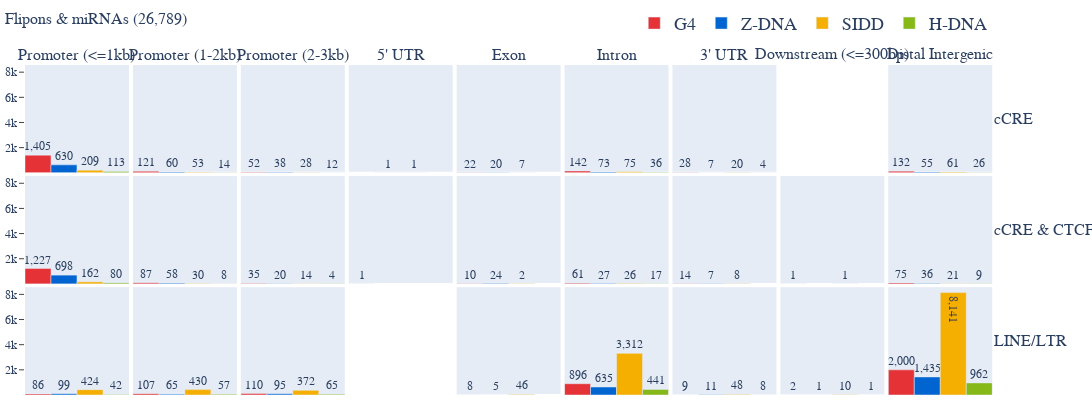

The notebook cell this image was saved under:
### Code cell
data_mirna = get_plotly_data(F_FLIPON_TO_DATA_MIRNA)
plot_matrix(
    groups,
    annotations,
    feature_groups,
    plotly_data=data_mirna,
    title=f"Flipons & miRNAs ({data_mirna['count'].sum():,d})",
    height=400,
    fig_title="Figure.draft.1d.png",
)

### Figure 1 — Plotly figure (JSON) as saved in the notebook; plotly's stock layout.template omitted (floating-point values rounded to 4 significant figures)
{"data": [{"marker": {"color": "#e53237"}, "name": "G4", "showlegend": true, "textposition": "outside", "texttemplate": "%{y:,d}", "type": "bar", "width": 1, "x": ["G4"], "xaxis": "x", "y": [1405], "yaxis": "y"}, {"marker": {"color": "#0064d1"}, "name": "Z-DNA", "showlegend": true, "textposition": "outside", "texttemplate": "%{y:,d}", "type": "bar", "width": 1, "x": ["Z-DNA"], "xaxis": "x", "y": [630], "yaxis": "y"}, {"marker": {"color": "#f5af01"}, "name": "SIDD", "showlegend": true, "textposition": "outside", "texttemplate": "%{y:,d}", "type": "bar", "width": 1, "x": ["SIDD"], "xaxis": "x", "y": [209], "yaxis": "y"}, {"marker": {"color": "#86b818"}, "name": "H-DNA", "showlegend": true, "textposition": "outside", "texttemplate": "%{y:,d}", "type": "bar", "width": 1, "x": ["H-DNA"], "xaxis": "x", "y": [113], "yaxis": "y"}, {"marker": {"color": "#e53237"}, "name": "G4", "showlegend": false, "textposition": "outside", "texttemplate": "%{y:,d}", "type": "bar", "width": 1, "x": ["G4"], "xaxis": "x2", "y": [121], "yaxis": "y2"}, {"marker": {"color": "#0064d1"}, "name": "Z-DNA", "showlegend": false, "textposition": "outside", "texttemplate": "%{y:,d}", "type": "bar", "width": 1, "x": ["Z-DNA"], "xaxis": "x2", "y": [60], "yaxis": "y2"}, {"marker": {"color": "#f5af01"}, "name": "SIDD", "showlegend": false, "textposition": "outside", "texttemplate": "%{y:,d}", "type": "bar", "width": 1, "x": ["SIDD"], "xaxis": "x2", "y": [53], "yaxis": "y2"}, {"marker": {"color": "#86b818"}, "name": "H-DNA", "showlegend": false, "textposition": "outside", "texttemplate": "%{y:,d}", "type": "bar", "width": 1, "x": ["H-DNA"], "xaxis": "x2", "y": [14], "yaxis": "y2"}, {"marker": {"color": "#e53237"}, "name": "G4", "showlegend": false, "textposition": "outside", "texttemplate": "%{y:,d}", "type": "bar", "width": 1, "x": ["G4"], "xaxis": "x3", "y": [52], "yaxis": "y3"}, {"marker": {"color": "#0064d1"}, "name": "Z-DNA", "showlegend": false, "textposition": "outside", "texttemplate": "%{y:,d}", "type": "bar", "width": 1, "x": ["Z-DNA"], "xaxis": "x3", "y": [38], "yaxis": "y3"}, {"marker": {"color": "#f5af01"}, "name": "SIDD", "showlegend": false, "textposition": "outside", "texttemplate": "%{y:,d}", "type": "bar", "width": 1, "x": ["SIDD"], "xaxis": "x3", "y": [28], "yaxis": "y3"}, {"marker": {"color": "#86b818"}, "name": "H-DNA", "showlegend": false, "textposition": "outside", "texttemplate": "%{y:,d}", "type": "bar", "width": 1, "x": ["H-DNA"], "xaxis": "x3", "y": [12], "yaxis": "y3"}, {"marker": {"color": "#0064d1"}, "name": "Z-DNA", "showlegend": false, "textposition": "outside", "texttemplate": "%{y:,d}", "type": "bar", "width": 1, "x": ["Z-DNA"], "xaxis": "x4", "y": [1], "yaxis": "y4"}, {"marker": {"color": "#f5af01"}, "name": "SIDD", "showlegend": false, "textposition": "outside", "texttemplate": "%{y:,d}", "type": "bar", "width": 1, "x": ["SIDD"], "xaxis": "x4", "y": [1], "yaxis": "y4"}, {"marker": {"color": "#e53237"}, "name": "G4", "showlegend": false, "textposition": "outside", "texttemplate": "%{y:,d}", "type": "bar", "width": 1, "x": ["G4"], "xaxis": "x5", "y": [22], "yaxis": "y5"}, {"marker": {"color": "#0064d1"}, "name": "Z-DNA", "showlegend": false, "textposition": "outside", "texttemplate": "%{y:,d}", "type": "bar", "width": 1, "x": ["Z-DNA"], "xaxis": "x5", "y": [20], "yaxis": "y5"}, {"marker": {"color": "#f5af01"}, "name": "SIDD", "showlegend": false, "textposition": "outside", "texttemplate": "%{y:,d}", "type": "bar", "width": 1, "x": ["SIDD"], "xaxis": "x5", "y": [7], "yaxis": "y5"}, {"marker": {"color": "#e53237"}, "name": "G4", "showlegend": false, "textposition": "outside", "texttemplate": "%{y:,d}", "type": "bar", "width": 1, "x": ["G4"], "xaxis": "x6", "y": [142], "yaxis": "y6"}, {"marker": {"color": "#0064d1"}, "name": "Z-DNA", "showlegend": false, "textposition": "outside", "texttemplate": "%{y:,d}", "type": "bar", "width": 1, "x": ["Z-DNA"], "xaxis": "x6", "y": [73], "yaxis": "y6"}, {"marker": {"color": "#f5af01"}, "name": "SIDD", "showlegend": false, "textposition": "outside", "texttemplate": "%{y:,d}", "type": "bar", "width": 1, "x": ["SIDD"], "xaxis": "x6", "y": [75], "yaxis": "y6"}, {"marker": {"color": "#86b818"}, "name": "H-DNA", "showlegend": false, "textposition": "outside", "texttemplate": "%{y:,d}", "type": "bar", "width": 1, "x": ["H-DNA"], "xaxis": "x6", "y": [36], "yaxis": "y6"}, {"marker": {"color": "#e53237"}, "name": "G4", "showlegend": false, "textposition": "outside", "texttemplate": "%{y:,d}", "type": "bar", "width": 1, "x": ["G4"], "xaxis": "x7", "y": [28], "yaxis": "y7"}, {"marker": {"color": "#0064d1"}, "name": "Z-DNA", "showlegend": false, "textposition": "outside", "texttemplate": "%{y:,d}", "type": "bar", "width": 1, "x": ["Z-DNA"], "xaxis": "x7", "y": [7], "yaxis": "y7"}, {"marker": {"color": "#f5af01"}, "name": "SIDD", "showlegend": false, "textposition": "outside", "texttemplate": "%{y:,d}", "type": "bar", "width": 1, "x": ["SIDD"], "xaxis": "x7", "y": [20], "yaxis": "y7"}, {"marker": {"color": "#86b818"}, "name": "H-DNA", "showlegend": false, "textposition": "outside", "texttemplate": "%{y:,d}", "type": "bar", "width": 1, "x": ["H-DNA"], "xaxis": "x7", "y": [4], "yaxis": "y7"}, {"marker": {"color": "#e53237"}, "name": "G4", "showlegend": false, "textposition": "outside", "texttemplate": "%{y:,d}", "type": "bar", "width": 1, "x": ["G4"], "xaxis": "x9", "y": [132], "yaxis": "y9"}, {"marker": {"color": "#0064d1"}, "name": "Z-DNA", "showlegend": false, "textposition": "outside", "texttemplate": "%{y:,d}", "type": "bar", "width": 1, "x": ["Z-DNA"], "xaxis": "x9", "y": [55], "yaxis": "y9"}, {"marker": {"color": "#f5af01"}, "name": "SIDD", "showlegend": false, "textposition": "outside", "texttemplate": "%{y:,d}", "type": "bar", "width": 1, "x": ["SIDD"], "xaxis": "x9", "y": [61], "yaxis": "y9"}, {"marker": {"color": "#86b818"}, "name": "H-DNA", "showlegend": false, "textposition": "outside", "texttemplate": "%{y:,d}", "type": "bar", "width": 1, "x": ["H-DNA"], "xaxis": "x9", "y": [26], "yaxis": "y9"}, {"marker": {"color": "#e53237"}, "name": "G4", "showlegend": false, "textposition": "outside", "texttemplate": "%{y:,d}", "type": "bar", "width": 1, "x": ["G4"], "xaxis": "x10", "y": [1227], "yaxis": "y10"}, {"marker": {"color": "#0064d1"}, "name": "Z-DNA", "showlegend": false, "textposition": "outside", "texttemplate": "%{y:,d}", "type": "bar", "width": 1, "x": ["Z-DNA"], "xaxis": "x10", "y": [698], "yaxis": "y10"}, {"marker": {"color": "#f5af01"}, "name": "SIDD", "showlegend": false, "textposition": "outside", "texttemplate": "%{y:,d}", "type": "bar", "width": 1, "x": ["SIDD"], "xaxis": "x10", "y": [162], "yaxis": "y10"}, {"marker": {"color": "#86b818"}, "name": "H-DNA", "showlegend": false, "textposition": "outside", "texttemplate": "%{y:,d}", "type": "bar", "width": 1, "x": ["H-DNA"], "xaxis": "x10", "y": [80], "yaxis": "y10"}, {"marker": {"color": "#e53237"}, "name": "G4", "showlegend": false, "textposition": "outside", "texttemplate": "%{y:,d}", "type": "bar", "width": 1, "x": ["G4"], "xaxis": "x11", "y": [87], "yaxis": "y11"}, {"marker": {"color": "#0064d1"}, "name": "Z-DNA", "showlegend": false, "textposition": "outside", "texttemplate": "%{y:,d}", "type": "bar", "width": 1, "x": ["Z-DNA"], "xaxis": "x11", "y": [58], "yaxis": "y11"}, {"marker": {"color": "#f5af01"}, "name": "SIDD", "showlegend": false, "textposition": "outside", "texttemplate": "%{y:,d}", "type": "bar", "width": 1, "x": ["SIDD"], "xaxis": "x11", "y": [30], "yaxis": "y11"}, {"marker": {"color": "#86b818"}, "name": "H-DNA", "showlegend": false, "textposition": "outside", "texttemplate": "%{y:,d}", "type": "bar", "width": 1, "x": ["H-DNA"], "xaxis": "x11", "y": [8], "yaxis": "y11"}, {"marker": {"color": "#e53237"}, "name": "G4", "showlegend": false, "textposition": "outside", "texttemplate": "%{y:,d}", "type": "bar", "width": 1, "x": ["G4"], "xaxis": "x12", "y": [35], "yaxis": "y12"}, {"marker": {"color": "#0064d1"}, "name": "Z-DNA", "showlegend": false, "textposition": "outside", "texttemplate": "%{y:,d}", "type": "bar", "width": 1, "x": ["Z-DNA"], "xaxis": "x12", "y": [20], "yaxis": "y12"}, {"marker": {"color": "#f5af01"}, "name": "SIDD", "showlegend": false, "textposition": "outside", "texttemplate": "%{y:,d}", "type": "bar", "width": 1, "x": ["SIDD"], "xaxis": "x12", "y": [14], "yaxis": "y12"}, {"marker": {"color": "#86b818"}, "name": "H-DNA", "showlegend": false, "textposition": "outside", "texttemplate": "%{y:,d}", "type": "bar", "width": 1, "x": ["H-DNA"], "xaxis": "x12", "y": [4], "yaxis": "y12"}, {"marker": {"color": "#e53237"}, "name": "G4", "showlegend": false, "textposition": "outside", "texttemplate": "%{y:,d}", "type": "bar", "width": 1, "x": ["G4"], "xaxis": "x13", "y": [1], "yaxis": "y13"}, {"marker": {"color": "#e53237"}, "name": "G4", "showlegend": false, "textposition": "outside", "texttemplate": "%{y:,d}", "type": "bar", "width": 1, "x": ["G4"], "xaxis": "x14", "y": [10], "yaxis": "y14"}, {"marker": {"color": "#0064d1"}, "name": "Z-DNA", "showlegend": false, "textposition": "outside", "texttemplate": "%{y:,d}", "type": "bar", "width": 1, "x": ["Z-DNA"], "xaxis": "x14", "y": [24], "yaxis": "y14"}, {"marker": {"color": "#f5af01"}, "name": "SIDD", "showlegend": false, "textposition": "outside", "texttemplate": "%{y:,d}", "type": "bar", "width": 1, "x": ["SIDD"], "xaxis": "x14", "y": [2], "yaxis": "y14"}, {"marker": {"color": "#e53237"}, "name": "G4", "showlegend": false, "textposition": "outside", "texttemplate": "%{y:,d}", "type": "bar", "width": 1, "x": ["G4"], "xaxis": "x15", "y": [61], "yaxis": "y15"}, {"marker": {"color": "#0064d1"}, "name": "Z-DNA", "showlegend": false, "textposition": "outside", "texttemplate": "%{y:,d}", "type": "bar", "width": 1, "x": ["Z-DNA"], "xaxis": "x15", "y": [27], "yaxis": "y15"}, {"marker": {"color": "#f5af01"}, "name": "SIDD", "showlegend": false, "textposition": "outside", "texttemplate": "%{y:,d}", "type": "bar", "width": 1, "x": ["SIDD"], "xaxis": "x15", "y": [26], "yaxis": "y15"}, {"marker": {"color": "#86b818"}, "name": "H-DNA", "showlegend": false, "textposition": "outside", "texttemplate": "%{y:,d}", "type": "bar", "width": 1, "x": ["H-DNA"], "xaxis": "x15", "y": [17], "yaxis": "y15"}, {"marker": {"color": "#e53237"}, "name": "G4", "showlegend": false, "textposition": "outside", "texttemplate": "%{y:,d}", "type": "bar", "width": 1, "x": ["G4"], "xaxis": "x16", "y": [14], "yaxis": "y16"}, {"marker": {"color": "#0064d1"}, "name": "Z-DNA", "showlegend": false, "textposition": "outside", "texttemplate": "%{y:,d}", "type": "bar", "width": 1, "x": ["Z-DNA"], "xaxis": "x16", "y": [7], "yaxis": "y16"}, {"marker": {"color": "#f5af01"}, "name": "SIDD", "showlegend": false, "textposition": "outside", "texttemplate": "%{y:,d}", "type": "bar", "width": 1, "x": ["SIDD"], "xaxis": "x16", "y": [8], "yaxis": "y16"}, {"marker": {"color": "#e53237"}, "name": "G4", "showlegend": false, "textposition": "outside", "texttemplate": "%{y:,d}", "type": "bar", "width": 1, "x": ["G4"], "xaxis": "x17", "y": [1], "yaxis": "y17"}, {"marker": {"color": "#f5af01"}, "name": "SIDD", "showlegend": false, "textposition": "outside", "texttemplate": "%{y:,d}", "type": "bar", "width": 1, "x": ["SIDD"], "xaxis": "x17", "y": [1], "yaxis": "y17"}, {"marker": {"color": "#e53237"}, "name": "G4", "showlegend": false, "textposition": "outside", "texttemplate": "%{y:,d}", "type": "bar", "width": 1, "x": ["G4"], "xaxis": "x18", "y": [75], "yaxis": "y18"}, {"marker": {"color": "#0064d1"}, "name": "Z-DNA", "showlegend": false, "textposition": "outside", "texttemplate": "%{y:,d}", "type": "bar", "width": 1, "x": ["Z-DNA"], "xaxis": "x18", "y": [36], "yaxis": "y18"}, {"marker": {"color": "#f5af01"}, "name": "SIDD", "showlegend": false, "textposition": "outside", "texttemplate": "%{y:,d}", "type": "bar", "width": 1, "x": ["SIDD"], "xaxis": "x18", "y": [21], "yaxis": "y18"}, {"marker": {"color": "#86b818"}, "name": "H-DNA", "showlegend": false, "textposition": "outside", "texttemplate": "%{y:,d}", "type": "bar", "width": 1, "x": ["H-DNA"], "xaxis": "x18", "y": [9], "yaxis": "y18"}, {"marker": {"color": "#e53237"}, "name": "G4", "showlegend": false, "textposition": "outside", "texttemplate": "%{y:,d}", "type": "bar", "width": 1, "x": ["G4"], "xaxis": "x19", "y": [86], "yaxis": "y19"}, {"marker": {"color": "#0064d1"}, "name": "Z-DNA", "showlegend": false, "textposition": "outside", "texttemplate": "%{y:,d}", "type": "bar", "width": 1, "x": ["Z-DNA"], "xaxis": "x19", "y": [99], "yaxis": "y19"}, {"marker": {"color": "#f5af01"}, "name": "SIDD", "showlegend": false, "textposition": "outside", "texttemplate": "%{y:,d}", "type": "bar", "width": 1, "x": ["SIDD"], "xaxis": "x19", "y": [424], "yaxis": "y19"}, {"marker": {"color": "#86b818"}, "name": "H-DNA", "showlegend": false, "textposition": "outside", "texttemplate": "%{y:,d}", "type": "bar", "width": 1, "x": ["H-DNA"], "xaxis": "x19", "y": [42], "yaxis": "y19"}, {"marker": {"color": "#e53237"}, "name": "G4", "showlegend": false, "textposition": "outside", "texttemplate": "%{y:,d}", "type": "bar", "width": 1, "x": ["G4"], "xaxis": "x20", "y": [107], "yaxis": "y20"}, {"marker": {"color": "#0064d1"}, "name": "Z-DNA", "showlegend": false, "textposition": "outside", "texttemplate": "%{y:,d}", "type": "bar", "width": 1, "x": ["Z-DNA"], "xaxis": "x20", "y": [65], "yaxis": "y20"}, {"marker": {"color": "#f5af01"}, "name": "SIDD", "showlegend": false, "textposition": "outside", "texttemplate": "%{y:,d}", "type": "bar", "width": 1, "x": ["SIDD"], "xaxis": "x20", "y": [430], "yaxis": "y20"}, {"marker": {"color": "#86b818"}, "name": "H-DNA", "showlegend": false, "textposition": "outside", "texttemplate": "%{y:,d}", "type": "bar", "width": 1, "x": ["H-DNA"], "xaxis": "x20", "y": [57], "yaxis": "y20"}, {"marker": {"color": "#e53237"}, "name": "G4", "showlegend": false, "textposition": "outside", "texttemplate": "%{y:,d}", "type": "bar", "width": 1, "x": ["G4"], "xaxis": "x21", "y": [110], "yaxis": "y21"}, {"marker": {"color": "#0064d1"}, "name": "Z-DNA", "showlegend": false, "textposition": "outside", "texttemplate": "%{y:,d}", "type": "bar", "width": 1, "x": ["Z-DNA"], "xaxis": "x21", "y": [95], "yaxis": "y21"}, {"marker": {"color": "#f5af01"}, "name": "SIDD", "showlegend": false, "textposition": "outside", "texttemplate": "%{y:,d}", "type": "bar", "width": 1, "x": ["SIDD"], "xaxis": "x21", "y": [372], "yaxis": "y21"}, {"marker": {"color": "#86b818"}, "name": "H-DNA", "showlegend": false, "textposition": "outside", "texttemplate": "%{y:,d}", "type": "bar", "width": 1, "x": ["H-DNA"], "xaxis": "x21", "y": [65], "yaxis": "y21"}, {"marker": {"color": "#e53237"}, "name": "G4", "showlegend": false, "textposition": "outside", "texttemplate": "%{y:,d}", "type": "bar", "width": 1, "x": ["G4"], "xaxis": "x23", "y": [8], "yaxis": "y23"}, {"marker": {"color": "#0064d1"}, "name": "Z-DNA", "showlegend": false, "textposition": "outside", "texttemplate": "%{y:,d}", "type": "bar", "width": 1, "x": ["Z-DNA"], "xaxis": "x23", "y": [5], "yaxis": "y23"}, {"marker": {"color": "#f5af01"}, "name": "SIDD", "showlegend": false, "textposition": "outside", "texttemplate": "%{y:,d}", "type": "bar", "width": 1, "x": ["SIDD"], "xaxis": "x23", "y": [46], "yaxis": "y23"}, {"marker": {"color": "#e53237"}, "name": "G4", "showlegend": false, "textposition": "outside", "texttemplate": "%{y:,d}", "type": "bar", "width": 1, "x": ["G4"], "xaxis": "x24", "y": [896], "yaxis": "y24"}, {"marker": {"color": "#0064d1"}, "name": "Z-DNA", "showlegend": false, "textposition": "outside", "texttemplate": "%{y:,d}", "type": "bar", "width": 1, "x": ["Z-DNA"], "xaxis": "x24", "y": [635], "yaxis": "y24"}, {"marker": {"color": "#f5af01"}, "name": "SIDD", "showlegend": false, "textposition": "outside", "texttemplate": "%{y:,d}", "type": "bar", "width": 1, "x": ["SIDD"], "xaxis": "x24", "y": [3312], "yaxis": "y24"}, {"marker": {"color": "#86b818"}, "name": "H-DNA", "showlegend": false, "textposition": "outside", "texttemplate": "%{y:,d}", "type": "bar", "width": 1, "x": ["H-DNA"], "xaxis": "x24", "y": [441], "yaxis": "y24"}, {"marker": {"color": "#e53237"}, "name": "G4", "showlegend": false, "textposition": "outside", "texttemplate": "%{y:,d}", "type": "bar", "width": 1, "x": ["G4"], "xaxis": "x25", "y": [9], "yaxis": "y25"}, {"marker": {"color": "#0064d1"}, "name": "Z-DNA", "showlegend": false, "textposition": "outside", "texttemplate": "%{y:,d}", "type": "bar", "width": 1, "x": ["Z-DNA"], "xaxis": "x25", "y": [11], "yaxis": "y25"}, {"marker": {"color": "#f5af01"}, "name": "SIDD", "showlegend": false, "textposition": "outside", "texttemplate": "%{y:,d}", "type": "bar", "width": 1, "x": ["SIDD"], "xaxis": "x25", "y": [48], "yaxis": "y25"}, {"marker": {"color": "#86b818"}, "name": "H-DNA", "showlegend": false, "textposition": "outside", "texttemplate": "%{y:,d}", "type": "bar", "width": 1, "x": ["H-DNA"], "xaxis": "x25", "y": [8], "yaxis": "y25"}, {"marker": {"color": "#e53237"}, "name": "G4", "showlegend": false, "textposition": "outside", "texttemplate": "%{y:,d}", "type": "bar", "width": 1, "x": ["G4"], "xaxis": "x26", "y": [2], "yaxis": "y26"}, {"marker": {"color": "#0064d1"}, "name": "Z-DNA", "showlegend": false, "textposition": "outside", "texttemplate": "%{y:,d}", "type": "bar", "width": 1, "x": ["Z-DNA"], "xaxis": "x26", "y": [1], "yaxis": "y26"}, {"marker": {"color": "#f5af01"}, "name": "SIDD", "showlegend": false, "textposition": "outside", "texttemplate": "%{y:,d}", "type": "bar", "width": 1, "x": ["SIDD"], "xaxis": "x26", "y": [10], "yaxis": "y26"}, {"marker": {"color": "#86b818"}, "name": "H-DNA", "showlegend": false, "textposition": "outside", "texttemplate": "%{y:,d}", "type": "bar", "width": 1, "x": ["H-DNA"], "xaxis": "x26", "y": [1], "yaxis": "y26"}, {"marker": {"color": "#e53237"}, "name": "G4", "showlegend": false, "textposition": "outside", "texttemplate": "%{y:,d}", "type": "bar", "width": 1, "x": ["G4"], "xaxis": "x27", "y": [2000], "yaxis": "y27"}, {"marker": {"color": "#0064d1"}, "name": "Z-DNA", "showlegend": false, "textposition": "outside", "texttemplate": "%{y:,d}", "type": "bar", "width": 1, "x": ["Z-DNA"], "xaxis": "x27", "y": [1435], "yaxis": "y27"}, {"marker": {"color": "#f5af01"}, "name": "SIDD", "showlegend": false, "textposition": "inside", "texttemplate": "%{y:,d}", "type": "bar", "width": 1, "x": ["SIDD"], "xaxis": "x27", "y": [8141], "yaxis": "y27"}, {"marker": {"color": "#86b818"}, "name": "H-DNA", "showlegend": false, "textposition": "outside", "texttemplate": "%{y:,d}", "type": "bar", "width": 1, "x": ["H-DNA"], "xaxis": "x27", "y": [962], "yaxis": "y27"}], "layout": {"annotations": [{"align": "left", "font": {"size": 16}, "showarrow": false, "text": "Promoter (<=1kb)", "textangle": 0, "x": 0.05267, "xanchor": "center", "xref": "paper", "y": 1, "yanchor": "bottom", "yref": "paper"}, {"align": "left", "font": {"size": 16}, "showarrow": false, "text": "Promoter (1-2kb)", "textangle": 0, "x": 0.162, "xanchor": "center", "xref": "paper", "y": 1, "yanchor": "bottom", "yref": "paper"}, {"align": "left", "font": {"size": 16}, "showarrow": false, "text": "Promoter (2-3kb)", "textangle": 0, "x": 0.2713, "xanchor": "center", "xref": "paper", "y": 1, "yanchor": "bottom", "yref": "paper"}, {"align": "left", "font": {"size": 16}, "showarrow": false, "text": "5' UTR", "textangle": 0, "x": 0.3807, "xanchor": "center", "xref": "paper", "y": 1, "yanchor": "bottom", "yref": "paper"}, {"align": "left", "font": {"size": 16}, "showarrow": false, "text": "Exon", "textangle": 0, "x": 0.49, "xanchor": "center", "xref": "paper", "y": 1, "yanchor": "bottom", "yref": "paper"}, {"align": "left", "font": {"size": 16}, "showarrow": false, "text": "Intron", "textangle": 0, "x": 0.5993, "xanchor": "center", "xref": "paper", "y": 1, "yanchor": "bottom", "yref": "paper"}, {"align": "left", "font": {"size": 16}, "showarrow": false, "text": "3' UTR", "textangle": 0, "x": 0.7087, "xanchor": "center", "xref": "paper", "y": 1, "yanchor": "bottom", "yref": "paper"}, {"align": "left", "font": {"size": 16}, "showarrow": false, "text": "Downstream (<=300bp)", "textangle": 0, "x": 0.818, "xanchor": "center", "xref": "paper", "y": 1, "yanchor": "bottom", "yref": "paper"}, {"align": "left", "font": {"size": 16}, "showarrow": false, "text": "Distal Intergenic", "textangle": 0, "x": 0.9273, "xanchor": "center", "xref": "paper", "y": 1, "yanchor": "bottom", "yref": "paper"}, {"align": "left", "font": {"size": 16}, "showarrow": false, "text": "cCRE", "textangle": 0, "x": 0.98, "xanchor": "left", "xref": "paper", "y": 0.8367, "yanchor": "middle", "yref": "paper"}, {"align": "left", "font": {"size": 16}, "showarrow": false, "text": "cCRE & CTCF", "textangle": 0, "x": 0.98, "xanchor": "left", "xref": "paper", "y": 0.5, "yanchor": "middle", "yref": "paper"}, {"align": "left", "font": {"size": 16}, "showarrow": false, "text": "LINE/LTR", "textangle": 0, "x": 0.98, "xanchor": "left", "xref": "paper", "y": 0.1633, "yanchor": "middle", "yref": "paper"}], "font": {"family": "monospace", "size": 12}, "height": 400, "legend": {"font": {"size": 18}, "orientation": "h", "x": 0.98, "xanchor": "right", "y": 1.07, "yanchor": "bottom"}, "margin": {"b": 5, "l": 5, "r": 80, "t": 55}, "title": {"text": "<span style='font-size: 16px;'>Flipons & miRNAs (26,789)</span>", "x": 0.005, "y": 0.97}, "uniformtext": {"minsize": 12}, "width": 1800, "xaxis": {"anchor": "y", "domain": [0, 0.1053], "matches": "x19", "showticklabels": false, "type": "category", "visible": false}, "xaxis10": {"anchor": "y10", "domain": [0, 0.1053], "matches": "x19", "showticklabels": false, "type": "category", "visible": false}, "xaxis11": {"anchor": "y11", "domain": [0.1093, 0.2147], "matches": "x19", "showticklabels": false, "type": "category", "visible": false}, "xaxis12": {"anchor": "y12", "domain": [0.2187, 0.324], "matches": "x19", "showticklabels": false, "type": "category", "visible": false}, "xaxis13": {"anchor": "y13", "domain": [0.328, 0.4333], "matches": "x19", "showticklabels": false, "type": "category", "visible": false}, "xaxis14": {"anchor": "y14", "domain": [0.4373, 0.5427], "matches": "x19", "showticklabels": false, "type": "category", "visible": false}, "xaxis15": {"anchor": "y15", "domain": [0.5467, 0.652], "matches": "x19", "showticklabels": false, "type": "category", "visible": false}, "xaxis16": {"anchor": "y16", "domain": [0.656, 0.7613], "matches": "x19", "showticklabels": false, "type": "category", "visible": false}, "xaxis17": {"anchor": "y17", "domain": [0.7653, 0.8707], "matches": "x19", "showticklabels": false, "type": "category", "visible": false}, "xaxis18": {"anchor": "y18", "domain": [0.8747, 0.98], "matches": "x19", "showticklabels": false, "type": "category", "visible": false}, "xaxis19": {"anchor": "y19", "domain": [0, 0.1053], "type": "category", "visible": false}, "xaxis2": {"anchor": "y2", "domain": [0.1093, 0.2147], "matches": "x19", "showticklabels": false, "type": "category", "visible": false}, "xaxis20": {"anchor": "y20", "domain": [0.1093, 0.2147], "matches": "x19", "type": "category", "visible": false}, "xaxis21": {"anchor": "y21", "domain": [0.2187, 0.324], "matches": "x19", "type": "category", "visible": false}, "xaxis22": {"anchor": "y22", "domain": [0.328, 0.4333], "matches": "x19", "type": "category", "visible": false}, "xaxis23": {"anchor": "y23", "domain": [0.4373, 0.5427], "matches": "x19", "type": "category", "visible": false}, "xaxis24": {"anchor": "y24", "domain": [0.5467, 0.652], "matches": "x19", "type": "category", "visible": false}, "xaxis25": {"anchor": "y25", "domain": [0.656, 0.7613], "matches": "x19", "type": "category", "visible": false}, "xaxis26": {"anchor": "y26", "domain": [0.7653, 0.8707], "matches": "x19", "type": "category", "visible": false}, "xaxis27": {"anchor": "y27", "domain": [0.8747, 0.98], "matches": "x19", "type": "category", "visible": false}, "xaxis3": {"anchor": "y3", "domain": [0.2187, 0.324], "matches": "x19", "showticklabels": false, "type": "category", "visible": false}, "xaxis4": {"anchor": "y4", "domain": [0.328, 0.4333], "matches": "x19", "showticklabels": false, "type": "category", "visible": false}, "xaxis5": {"anchor": "y5", "domain": [0.4373, 0.5427], "matches": "x19", "showticklabels": false, "type": "category", "visible": false}, "xaxis6": {"anchor": "y6", "domain": [0.5467, 0.652], "matches": "x19", "showticklabels": false, "type": "category", "visible": false}, "xaxis7": {"anchor": "y7", "domain": [0.656, 0.7613], "matches": "x19", "showticklabels": false, "type": "category", "visible": false}, "xaxis8": {"anchor": "y8", "domain": [0.7653, 0.8707], "matches": "x19", "showticklabels": false, "type": "category", "visible": false}, "xaxis9": {"anchor": "y9", "domain": [0.8747, 0.98], "matches": "x19", "showticklabels": false, "type": "category", "visible": false}, "yaxis": {"anchor": "x", "domain": [0.6733, 1], "matches": "y19", "showgrid": false, "tickformat": "s", "tickmode": "array", "ticks": "outside", "tickvals": [2000, 4000, 6000, 8000]}, "yaxis10": {"anchor": "x10", "domain": [0.3367, 0.6633], "matches": "y19", "showgrid": false, "tickformat": "s", "tickmode": "array", "ticks": "outside", "tickvals": [2000, 4000, 6000, 8000]}, "yaxis11": {"anchor": "x11", "domain": [0.3367, 0.6633], "matches": "y19", "showgrid": false, "showticklabels": false, "tickformat": "s", "tickmode": "array", "ticks": "", "tickvals": [2000, 4000, 6000, 8000]}, "yaxis12": {"anchor": "x12", "domain": [0.3367, 0.6633], "matches": "y19", "showgrid": false, "showticklabels": false, "tickformat": "s", "tickmode": "array", "ticks": "", "tickvals": [2000, 4000, 6000, 8000]}, "yaxis13": {"anchor": "x13", "domain": [0.3367, 0.6633], "matches": "y19", "showgrid": false, "showticklabels": false, "tickformat": "s", "tickmode": "array", "ticks": "", "tickvals": [2000, 4000, 6000, 8000]}, "yaxis14": {"anchor": "x14", "domain": [0.3367, 0.6633], "matches": "y19", "showgrid": false, "showticklabels": false, "tickformat": "s", "tickmode": "array", "ticks": "", "tickvals": [2000, 4000, 6000, 8000]}, "yaxis15": {"anchor": "x15", "domain": [0.3367, 0.6633], "matches": "y19", "showgrid": false, "showticklabels": false, "tickformat": "s", "tickmode": "array", "ticks": "", "tickvals": [2000, 4000, 6000, 8000]}, "yaxis16": {"anchor": "x16", "domain": [0.3367, 0.6633], "matches": "y19", "showgrid": false, "showticklabels": false, "tickformat": "s", "tickmode": "array", "ticks": "", "tickvals": [2000, 4000, 6000, 8000]}, "yaxis17": {"anchor": "x17", "domain": [0.3367, 0.6633], "matches": "y19", "showgrid": false, "showticklabels": false, "tickformat": "s", "tickmode": "array", "ticks": "", "tickvals": [2000, 4000, 6000, 8000]}, "yaxis18": {"anchor": "x18", "domain": [0.3367, 0.6633], "matches": "y19", "showgrid": false, "showticklabels": false, "tickformat": "s", "tickmode": "array", "ticks": "", "tickvals": [2000, 4000, 6000, 8000]}, "yaxis19": {"anchor": "x19", "domain": [0, 0.3267], "showgrid": false, "tickformat": "s", "tickmode": "array", "ticks": "outside", "tickvals": [2000, 4000, 6000, 8000]}, "yaxis2": {"anchor": "x2", "domain": [0.6733, 1], "matches": "y19", "showgrid": false, "showticklabels": false, "tickformat": "s", "tickmode": "array", "ticks": "", "tickvals": [2000, 4000, 6000, 8000]}, "yaxis20": {"anchor": "x20", "domain": [0, 0.3267], "matches": "y19", "showgrid": false, "showticklabels": false, "tickformat": "s", "tickmode": "array", "ticks": "", "tickvals": [2000, 4000, 6000, 8000]}, "yaxis21": {"anchor": "x21", "domain": [0, 0.3267], "matches": "y19", "showgrid": false, "showticklabels": false, "tickformat": "s", "tickmode": "array", "ticks": "", "tickvals": [2000, 4000, 6000, 8000]}, "yaxis22": {"anchor": "x22", "domain": [0, 0.3267], "matches": "y19", "showgrid": false, "showticklabels": false, "tickformat": "s", "tickmode": "array", "tickvals": [2000, 4000, 6000, 8000]}, "yaxis23": {"anchor": "x23", "domain": [0, 0.3267], "matches": "y19", "showgrid": false, "showticklabels": false, "tickformat": "s", "tickmode": "array", "ticks": "", "tickvals": [2000, 4000, 6000, 8000]}, "yaxis24": {"anchor": "x24", "domain": [0, 0.3267], "matches": "y19", "showgrid": false, "showticklabels": false, "tickformat": "s", "tickmode": "array", "ticks": "", "tickvals": [2000, 4000, 6000, 8000]}, "yaxis25": {"anchor": "x25", "domain": [0, 0.3267], "matches": "y19", "showgrid": false, "showticklabels": false, "tickformat": "s", "tickmode": "array", "ticks": "", "tickvals": [2000, 4000, 6000, 8000]}, "yaxis26": {"anchor": "x26", "domain": [0, 0.3267], "matches": "y19", "showgrid": false, "showticklabels": false, "tickformat": "s", "tickmode": "array", "ticks": "", "tickvals": [2000, 4000, 6000, 8000]}, "yaxis27": {"anchor": "x27", "domain": [0, 0.3267], "matches": "y19", "showgrid": false, "showticklabels": false, "tickformat": "s", "tickmode": "array", "ticks": "", "tickvals": [2000, 4000, 6000, 8000]}, "yaxis3": {"anchor": "x3", "domain": [0.6733, 1], "matches": "y19", "showgrid": false, "showticklabels": false, "tickformat": "s", "tickmode": "array", "ticks": "", "tickvals": [2000, 4000, 6000, 8000]}, "yaxis4": {"anchor": "x4", "domain": [0.6733, 1], "matches": "y19", "showgrid": false, "showticklabels": false, "tickformat": "s", "tickmode": "array", "ticks": "", "tickvals": [2000, 4000, 6000, 8000]}, "yaxis5": {"anchor": "x5", "domain": [0.6733, 1], "matches": "y19", "showgrid": false, "showticklabels": false, "tickformat": "s", "tickmode": "array", "ticks": "", "tickvals": [2000, 4000, 6000, 8000]}, "yaxis6": {"anchor": "x6", "domain": [0.6733, 1], "matches": "y19", "showgrid": false, "showticklabels": false, "tickformat": "s", "tickmode": "array", "ticks": "", "tickvals": [2000, 4000, 6000, 8000]}, "yaxis7": {"anchor": "x7", "domain": [0.6733, 1], "matches": "y19", "showgrid": false, "showticklabels": false, "tickformat": "s", "tickmode": "array", "ticks": "", "tickvals": [2000, 4000, 6000, 8000]}, "yaxis8": {"anchor": "x8", "domain": [0.6733, 1], "matches": "y19", "showgrid": false, "showticklabels": false, "tickformat": "s", "tickmode": "array", "tickvals": [2000, 4000, 6000, 8000]}, "yaxis9": {"anchor": "x9", "domain": [0.6733, 1], "matches": "y19", "showgrid": false, "showticklabels": false, "tickformat": "s", "tickmode": "array", "ticks": "", "tickvals": [2000, 4000, 6000, 8000]}}}
